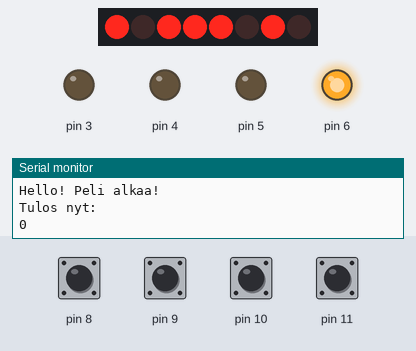
A sketch run on a simulated Arduino Uno, built with avr-gcc and run on an emulated ATmega328P. Parts: 8 shift-register outputs drawn as a row of LEDs (first output left, lit = HIGH), output pins drawn as LEDs (lit = HIGH), the last lines printed to the serial monitor. Wiring (inferred from the names in the program): shift register (74HC595): data pin 7; shift clock pin 12; latch pin 13. Wiring (inferred from the signals the program sends): row of LEDs: on Q0, Q1, Q2, Q3, Q4, Q5, Q6, Q7. Dashed ring = blinking. The inputs (shaded band) are chosen by the test bench; at power-on: pin 8–11 HIGH. Random numbers use the default seed unless the sketch sets one; pins used as bus, display or sensor lines are not drawn.

Above: at 5.5 s.
5.6 s: pin 8 pulled LOW for 0.15 s
At 6.7 s:
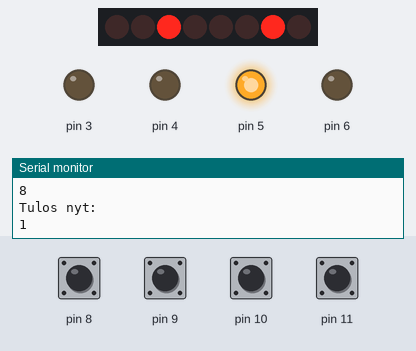
8.7 s: pin 11 pulled LOW for 0.15 s
At 9.8 s:
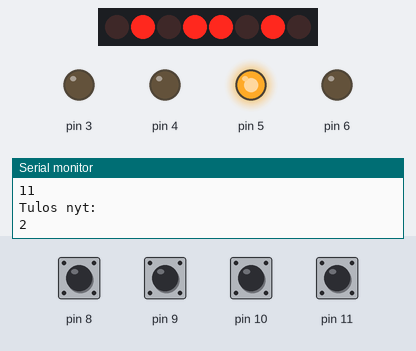
11.8 s: pin 10 pulled LOW for 0.15 s
At 12.7 s:
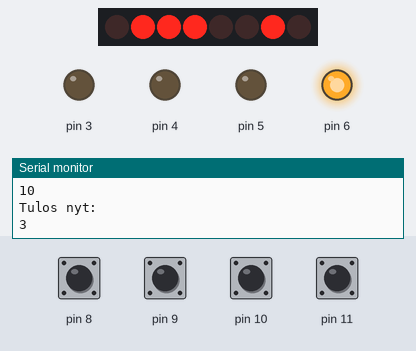
14.9 s: pin 8 pulled LOW for 1 s
At 15.7 s:
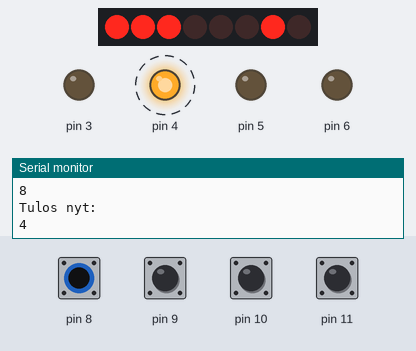
18.9 s: pin 11 pulled LOW for 1 s
At 19.3 s:
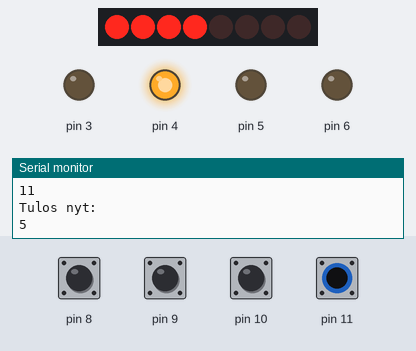
22.9 s: pin 10 pulled LOW for 1 s
At 23.5 s:
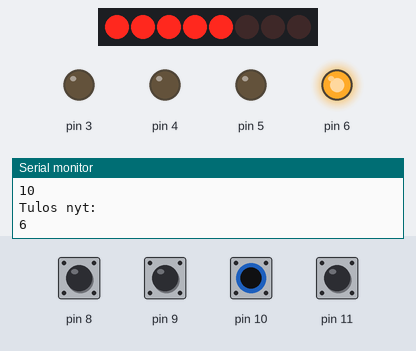
Timing chart, 0 to 27.9 s (numbered marks = the images above; inputs shaded):
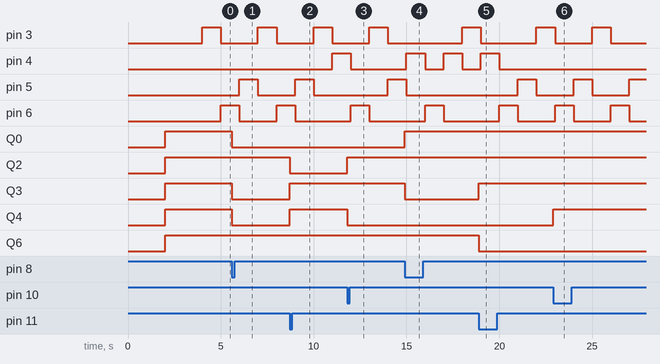

Measured:
- after the input at 5.6 s, Q0, Q3, Q4: HIGH → LOW at once
- after the input at 8.7 s, Q2: HIGH → LOW at once; Q3, Q4: LOW → HIGH at once
- after the input at 11.8 s, Q2: LOW → HIGH at once; Q4: HIGH → LOW at once
- after the input at 14.9 s, Q0: LOW → HIGH at once; Q3: HIGH → LOW at once
- after the input at 18.9 s, Q3: LOW → HIGH at once; Q6: HIGH → LOW at once
- after the input at 22.9 s, Q4: LOW → HIGH at once
- by itself, pin 6: alternates HIGH for 1.0 s and LOW for 2.0 s

The sketch:

spelit.ino
```cpp
volatile bool timerkOn = false; //merkkilippu leditimerkeskeytykselle, true: timerkeskeytys tapahtunut
volatile bool endGame = false; //merkkilippu lopetukselle, true: näppäintä väärinpainettu, lopeta peli
volatile bool nappiaPainettu = false; //merkkilippu näytönpävitykselle, true: päivinä näyttöön tulosta
//määritellään nämä globaaleiksi yksinkertaisuuden vuoksi, 100 ledi/nappijärjestyksen muisti siis
volatile uint8_t ledsSeq[100];// = {0xFF, 0xFF, 0xFF, 0xFF, 0xFF, 0xFF, 0xFF, 0xFF, 0xFF, 0xFF};
volatile uint8_t buttonsSeq[100];// = {0xFF, 0xFF, 0xFF, 0xFF, 0xFF, 0xFF, 0xFF, 0xFF, 0xFF, 0xFF};
volatile uint8_t buttonCount = 0;
volatile uint8_t ledCount = 0;
//debouncea varten eli poistetaan nappivärähtely tämän aikamuuttujan avulla
volatile unsigned long lastPress = 0;

//prototyypit perusfunktioille
void enableLed(void);
uint8_t checkGameResult(void);
void updateScreen(uint8_t);

//muistia helpottavat S2P määrittelyt
#define dataPin 7
#define clockPin 12
#define latchPin 13

//7-segmenttinäytön numeroiden lähetys sarjamuodossa, nämä saatu kokeilemalla
//yksi segmentti ei syty, oletettavasti 128 = ylävaakaviiva, ja 32 = desimaalipiste; 128 tuottaa sekavuutta näytölle
uint8_t numerotAsBitsToSerial[10] = {93, 68, 90, 78, 71, 15, 31, 25 /*nurinpäin */, 95, 79};

// 1: pysty, vasen yläkulma  2: keskivaakaviiva 4: pysty, oikea alakulma  8: alavaakaviiva
//16: pysty, vasen alakulma (32) - ei sytytä mitään (desimaalipiste?) 64: pysty, oikea yläkulma, (128) - sytyttää kaksi, ei toimi
// -> näistä numerot:
// 1: 4+64 = 68
// 2: 8+16+2+64=90
// 3: 4+64+2+8=78
// 4: 1+2+64+4=71
// 5: 1+2+4+8=15
// 6: 1+16+8+4+2=31
// 7: 8+1+16 (nurinpäin) = 25
// 8: 64+16+8+4+2+1=95
// 9: 1+64+2+4+8=79
// 0: 64+16+8+4+1=9

void setup() {
/* sarjamonitorin alustus */
  Serial.begin(9600);

/* timerkeskeytysten alustus */
  cli();
  //nollataan ensin rekisterit
  TCCR1A = 0;
  TCCR1B = 0;
  //asetetaan peruskeskeytys OCR1A vertailurekisteristä (WGM12 = 1)
  TCCR1B = 0b00001000;
  //näillä saadaan aikaan yhden sekunnin välein keskeytys
  //vertailuarvo 1 Hz (16MHz / 1024 / 1Hz - 1)
  OCR1A = 15624;
  TCCR1B |= 0b00000101; //asetetaan prescaler arvoon 1024 (CS10=1, CS12=1)
  TIMSK1 = 0b00000010; //asetetaan että vain A-keskeytys on sallittu (OCIE1A = 1)
  sei();
/* satunnaislukugeneraattorin alustus kuten luennolla esitetty */
  int siemen = analogRead(A0);
  randomSeed(siemen);

/* ledipinnien alustus */
  pinMode(3, OUTPUT);
  pinMode(4, OUTPUT);
  pinMode(5, OUTPUT);
  pinMode(6, OUTPUT);

/* painonappipinnien alustus */
  pinMode(8, INPUT_PULLUP);
  pinMode(9, INPUT_PULLUP);
  pinMode(10, INPUT_PULLUP);
  pinMode(11, INPUT_PULLUP);
  //Enabloi D8–D13 keskeytyspotentiaali
  PCICR = 0b00000001;
  //Salli painonappien aiheuttamat keskeytykset
  PCMSK0 = 0b00001111;

/* näyttöjen alustus */
  pinMode(dataPin,OUTPUT);
  pinMode(clockPin, OUTPUT);
  pinMode(latchPin, OUTPUT);

  delay(2000); //viivve että ehtii alustua

/* aloitusteksti sarjamonitorille ja näytön nollaus*/
  Serial.println("Hello! Peli alkaa!");
  updateScreen(0);
  delay(2000); // viive pelaajalle valmistautua
}

void loop() {
  // put your main code here, to run repeatedly:
//  Serial.println("Hello from Loop!");
// arvotaan ledi jos on timeri paukkunut
  if (timerkOn) {
    enableLed();
    timerkOn = false;
  }
  //tee nämä vain jos nappia on painettu
  if (nappiaPainettu) {
    uint8_t gameResult = checkGameResult(); //indikoi lopettamaan pelin jos mennyt väärin - palauttaa tuloksen
    updateScreen(gameResult); //päivittää näytölle tuloksen, kulkevan tai lopullisen
    nappiaPainettu = false; }
  //lopeta hallitusti viiveellä
  if (endGame) {
    delay(3000);
    exit(0);
  }
}

// Timer1 Compare A keskeytysrutiini
ISR(TIMER1_COMPA_vect) {
  timerkOn = true; //signaloi sytyttämään satunnainen ledi
}

//Keskeytyskäsittelijä kaikille painonapeille - hieman raskas ehkä?
ISR(PCINT0_vect) {
  //Debounce eli nappivärähtelyn huomioonotto, hyväksy vain yksi painallus järkevässä ajassa
  //500ms - Säädä tarvittaessa, tämä toimii
  if (!endGame) {
  unsigned long now = millis(); //luetaan nykyinen "aika-arvo"
  //käydään lävitse napit, pelissä vain yhtä nappia painetaan kerrallaan
  for (uint8_t i = 8; i < 12; i++) {
    if ( (digitalRead(i) == LOW) && (now - lastPress > 500) ) {
      lastPress = now; //merkitään "edellinen validi keskeytysaika"
      //debug tulostukset
      Serial.println("Nappia painettu: ");
      Serial.println(i);
      //skaalataan synkkaan ledi-indeksoinnin kanssa
      //huom! tässä vain tallennetaan nappienpainojärjestystä ja päivitetään nappilaskuri
      //myöhemmin otettava huomioon että jos viimeisin painallus olikin väärä
      i = i-8;
      buttonsSeq[buttonCount%100] = i; //rengaspuskuri
      buttonCount++;
      nappiaPainettu = true;
      return;
    } //if
  } //for
  } //if
}

//saa nykyisen tuloksen parametriksi, tarkistaa vielä ettei päivitä turhaan
//tänne on tultava validi tieto tuloksesta! lopputulos ei enää päivity

void updateScreen(uint8_t luku) {
  static uint8_t tempLuku = 0xFF; //alustus varmistaa että alku-0 tulee ruudulle
  if (luku != tempLuku) { Serial.println("Tulos nyt: "); Serial.println(luku); tempLuku = luku;
  uint8_t kympit = luku / 10; //USB-virta ei riitä kahdelle näytölle,  muuten olisi tehtävissä
  uint8_t singlet = luku % 10; //näytetään vain ykköset siis

  digitalWrite(latchPin, LOW);
  // Ensin menisi kympit
  // shiftOut(dataPin, clockPin, MSBFIRST, numerotAsBitsToSerial[kympit]);
  // Sitten menee ykköset
  shiftOut(dataPin, clockPin, MSBFIRST, numerotAsBitsToSerial[singlet]);
  digitalWrite(latchPin, HIGH);
  }
}

void enableLed(){
// ledien hallitun vaihtumisen vuoksi ei hyväksytä peräkkäin kahta samaa lediä
// voisi toki toteuttaa myös niin että joka toisella timerilla olisi vain kaikkien sammutus
  static uint8_t randomNumber=0xFF;
//  Serial.println("Timer Interrupt Triggered!");
  uint8_t tempRandomNumber;
  while ( (tempRandomNumber = random(100)%4 ) == randomNumber) ; //arvo kunnes eri
  randomNumber=tempRandomNumber;
//  Serial.println("Ledi:");
//  Serial.println(randomNumber);
  ledsSeq[ledCount%100] = randomNumber; //rengaspuskuri
//  Serial.println("ledCount:");
//  Serial.println(ledCount);
  ledCount++;
  //sytytetään haluttu ledi ja varmuudeksi sammutetaan kaikki muut
  switch (randomNumber) {
    case 0:
      digitalWrite(3, HIGH);
      digitalWrite(4, LOW);
      digitalWrite(5, LOW);
      digitalWrite(6, LOW);
      break;
    case 1:
      digitalWrite(4, HIGH);
      digitalWrite(3, LOW);
      digitalWrite(5, LOW);
      digitalWrite(6, LOW);
      break;
    case 2:
      digitalWrite(5, HIGH);
      digitalWrite(3, LOW);
      digitalWrite(4, LOW);
      digitalWrite(6, LOW);
      break;
    case 3:
      digitalWrite(6, HIGH);
      digitalWrite(3, LOW);
      digitalWrite(4, LOW);
      digitalWrite(5, LOW);
      break;
  }
 }

uint8_t checkGameResult(){
  uint8_t i = 0;
  //tarkistellaan rengaspuskurin rajoissa painettujen nappien osalta mätsäsikö ledeihin
  for (; i<buttonCount%100; i++) {
    if (buttonsSeq[i%100] != ledsSeq[i%100] ) {
      //cli();
      endGame = true;
      nappiaPainettu = false;
      Serial.println("Peli loppui");
      Serial.print("Painoit: ");
      Serial.println(buttonsSeq[i%100]);
      Serial.print("Vaikka olisi pitänyt painaa: ");
      Serial.println(ledsSeq[i%100]);
      Serial.print("Lopullinen tulos: ");
      Serial.println(buttonCount-1);
      delay(3000);
      return buttonCount-1; //vähennä väärä napinpainallus
    }
  }
    return buttonCount; // palauttaa vielä jatkuvan pelin tämänhetkisen tuloksen
}
```
